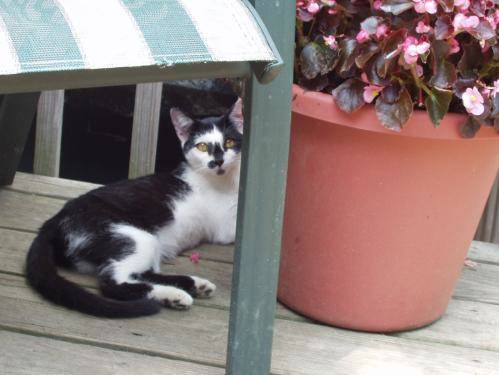
#> input picture train/cat.10102.jpg, 499 x 375 px; its folder holds 4 pictures in this run
$ python task5.py
#> lines starting #> are read from the running program, lines starting #| are printed output that depends on the picture
from sklearn.svm import SVC
import os
import numpy as np
import cv2
from skimage.feature import hog
from sklearn.model_selection import train_test_split
from sklearn.metrics import classification_report, accuracy_score
print("Code is running...")
def load_images_with_labels(folder):
#> called with folder = 'train'
    X, y = [], []
    for img_name in os.listdir(folder):
        img_path = os.path.join(folder, img_name)
        try:
            img = cv2.imread(img_path, cv2.IMREAD_GRAYSCALE)
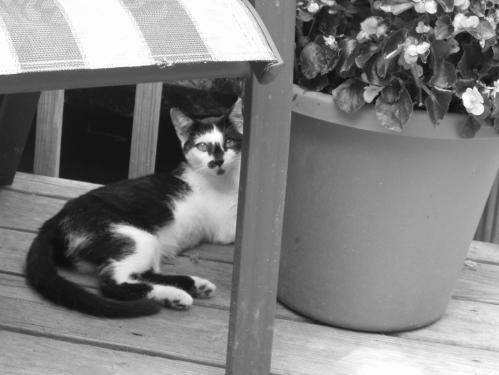
#> img: shape (375, 499); min 7, max 255, mean 127.3
            img = cv2.resize(img, (32,32))
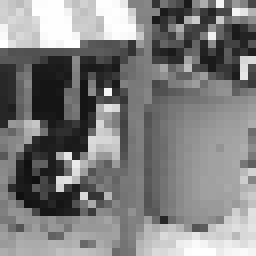
#> img: shape (32, 32) (shown 8 times larger); min 16, max 255, mean 126.7
            features, _ = hog(img, orientations=9, pixels_per_cell=(8,8),
                              cells_per_block=(2,2), block_norm='L2-Hys', visualize=True)
#> features = 324 values, max 0.294 at index 4, min 0 at index 173, mean 0.141
            X.append(features)
            if "cat" in img_name.lower():
                y.append(0)
            elif "dog" in img_name.lower():
                y.append(1)
        except:
            continue
#> pass 2 of the loop in load_images_with_labels, `for img_name in os.listdir(folder):`:
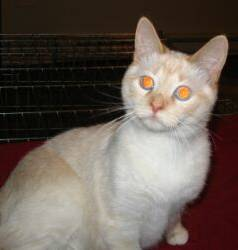
#> input picture train/cat.11057.jpg, 238 x 250 px
#> in load_images_with_labels, `img = cv2.imread(img_path, cv2.IMREAD_GRAYSCALE)`:
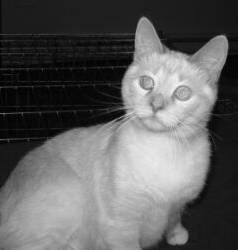
#> img: shape (250, 238); min 0, max 254, mean 95.4
#> in load_images_with_labels, `img = cv2.resize(img, (32,32))`:
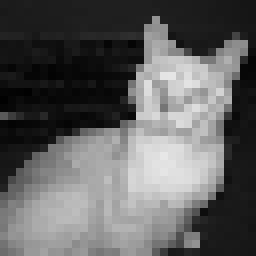
#> img: shape (32, 32) (shown 8 times larger); min 1, max 231, mean 95.4
#> features = 324 values, max 0.367 at index 218, min 0 at index 8, mean 0.134
#> pass 3 of the loop in load_images_with_labels, `for img_name in os.listdir(folder):`:
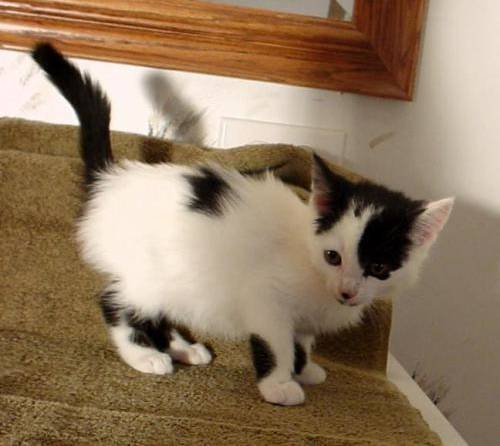
#> input picture train/cat.11818.jpg, 500 x 446 px
#> in load_images_with_labels, `img = cv2.imread(img_path, cv2.IMREAD_GRAYSCALE)`:
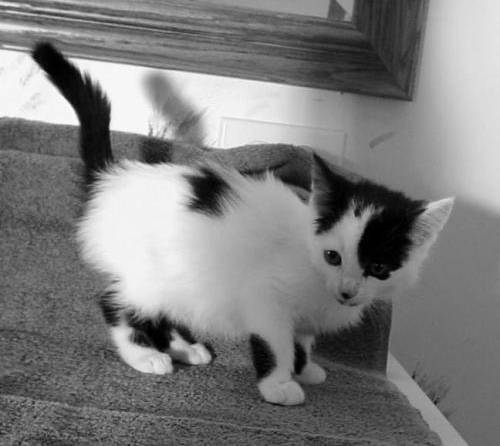
#> img: shape (446, 500); min 0, max 255, mean 125
#> in load_images_with_labels, `img = cv2.resize(img, (32,32))`:
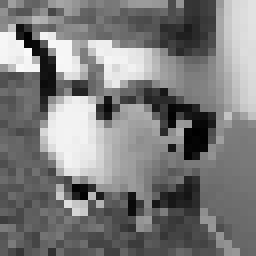
#> img: shape (32, 32) (shown 8 times larger); min 0, max 250, mean 124.3
#> features = 324 values, max 0.264 at index 76, min 0 at index 86, mean 0.145
#> the loop made 4 passes; the first 3 are shown
    return np.array(X), np.array(y)
X, y = load_images_with_labels("train")
print("Training data loaded:", X.shape, "Labels:", y.shape)
#| Training data loaded: (4, 324) Labels: (4,)
X_train, X_val, y_train, y_val = train_test_split(X, y, test_size=0.2, random_state=42, stratify=y)
print("\n Training SVM model...")
svm_clf = SVC(kernel='linear', C=1.0)
#> (the run stopped early here; a loop or call above may not have finished)
